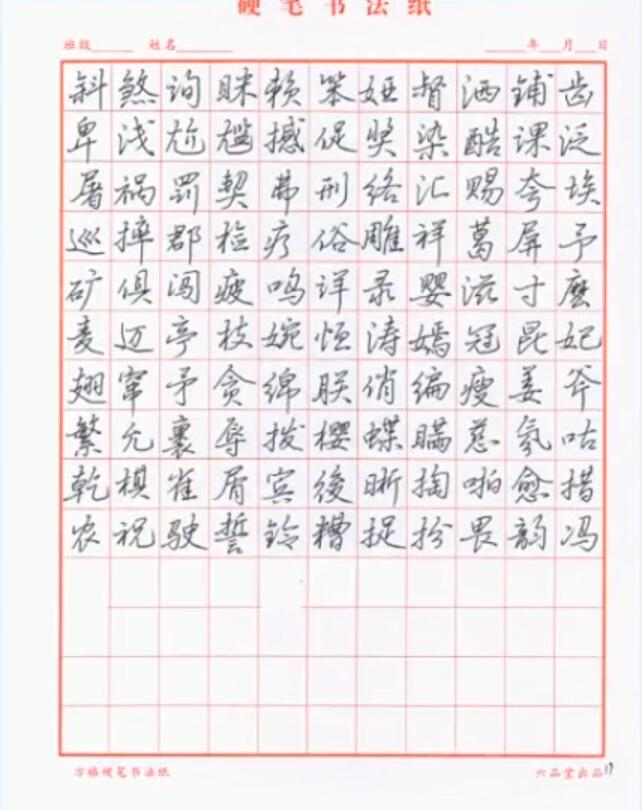
#> input picture 17-超大图像二值化/超大图像二值化/example.jpg, 642 x 810 px
$ python '超大图像二值化.py'
#> lines starting #> are read from the running program, lines starting #| are printed output that depends on the picture; after the words box and inside, x2 and y2 are one past the last pixel; in counts of white or black regions, pixels touching at a corner belong together
#> further down, src is the input picture: shape (810, 642, 3); mean B, G, R 234.7, 233.2, 238.2
import cv2 as cv
import numpy as np


# 分块求图像二值化(全局阀值)
def big_image_binary(image):
    # print(image.shape)
    cw = 256  # 确定 小块 的宽、高
    ch = 256
    h, w = image.shape[:2]
    gray = cv.cvtColor(image, cv.COLOR_BGR2GRAY)
    for row in range(0, h, ch):
        for col in range(0, w, cw):
            roi = gray[row:row+ch, col:col+cw]
            ret, dst = cv.threshold(roi, 0, 255, cv.THRESH_BINARY | cv.THRESH_OTSU)  # 注意返回两个参数
            gray[row:row + ch, col:col + cw] = dst
            print(np.std(dst), np.mean(dst))  # 求取每一小块矩阵 的标准差、均值
    cv.imwrite("QuanJu1.jpg", gray)


# 分块求图像二值化(局部阀值)(优)
def local_image_binary(image):
    # print(image.shape)
    cw = 256  # 确定 小块 的宽、高
    ch = 256
    h, w = image.shape[:2]
    gray = cv.cvtColor(image, cv.COLOR_BGR2GRAY)
    for row in range(0, h, ch):
        for col in range(0, w, cw):
            roi = gray[row:row+ch, col:col+cw]
            dst = cv.adaptiveThreshold(roi, 255, cv.ADAPTIVE_THRESH_MEAN_C, cv.THRESH_BINARY, 127, 10)  # 注意返回一个参数
            gray[row:row + ch, col:col + cw] = dst
            print(np.std(dst), np.mean(dst))  # 求取每一小块矩阵 的标准差、均值
    cv.imwrite("JuBu2.jpg", gray)


# 分块求图像二值化(全局阀值)(方差小于某个值时，统一一个颜色)
def local_image_binary_1(image):
    # print(image.shape)
    cw = 256  # 确定 小块 的宽、高
    ch = 256
    h, w = image.shape[:2]
#> h = 810; w = 642
    gray = cv.cvtColor(image, cv.COLOR_BGR2GRAY)
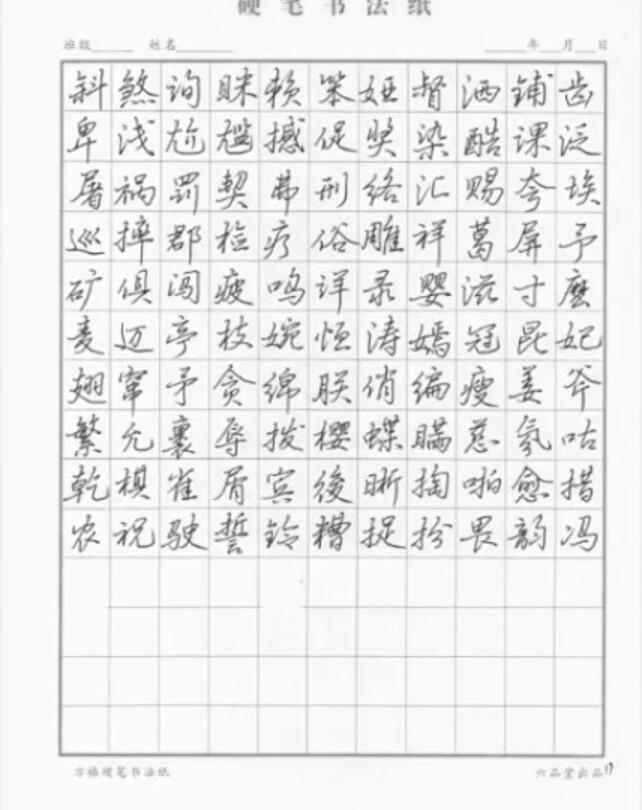
#> gray: shape (810, 642); min 64, max 255, mean 234.9
    for row in range(0, h, ch):
        for col in range(0, w, cw):
            roi = gray[row:row+ch, col:col+cw]
            print(np.std(roi), np.mean(roi))  # 求取每一小块矩阵 的标准差、均值
            if np.std(roi) < 15:
                gray[row:row + ch, col:col + cw] = 255
            else:
                ret, dst = cv.threshold(roi, 0, 255, cv.THRESH_BINARY | cv.THRESH_OTSU)
                gray[row:row + ch, col:col + cw] = dst
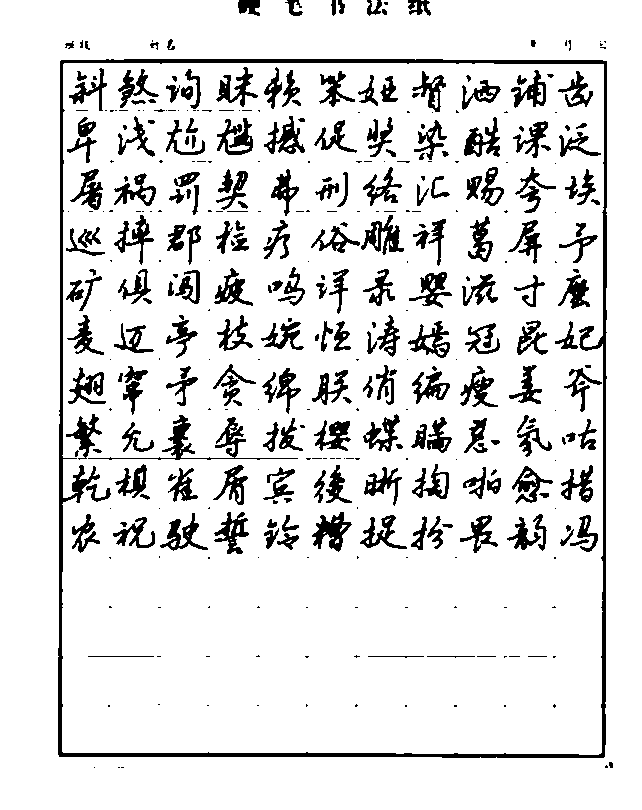
#> gray: shape (810, 642); 87.7% white; 399 black regions (177 under 20 px), largest, box (x1, y1, x2, y2) and area: (58, 59, 607, 758) 9540, (88, 415, 298, 460) 1243, (312, 512, 352, 552) 751
#> roi: shape (42, 130); every value is 255
    cv.imwrite("example1.jpg", gray)


print("-----------Python OpenCv Study--------------")
src = cv.imread("example.jpg")

# big_image_binary(src)
local_image_binary_1(src)

cv.waitKey(0)
#> (the run stopped early here; a loop or call above may not have finished)

$ run again, with 17-超大图像二值化/超大图像二值化/JuBu.jpg copied over 17-超大图像二值化/超大图像二值化/example.jpg
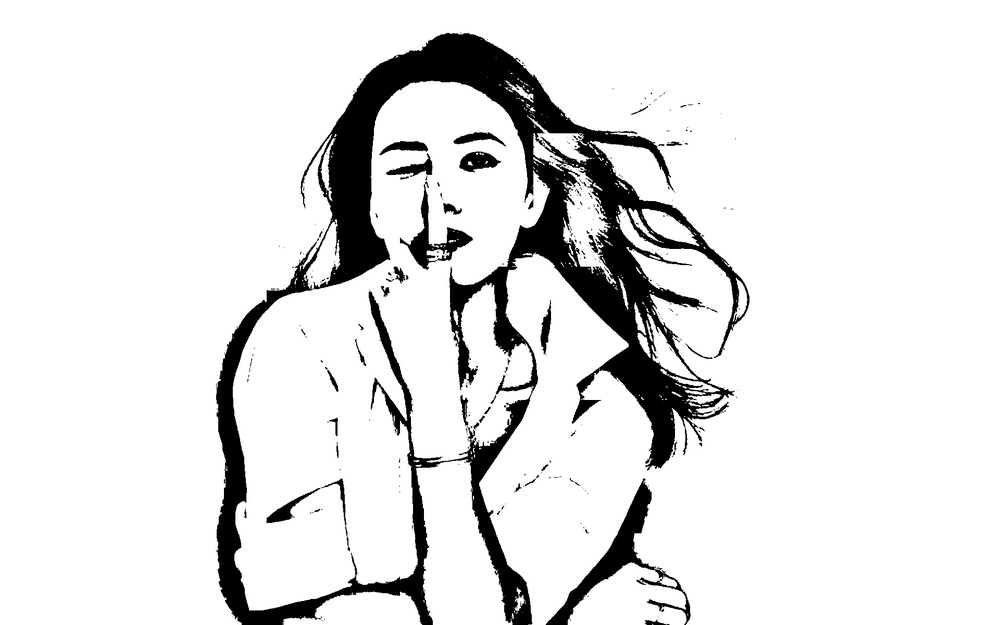
#> input picture 17-超大图像二值化/超大图像二值化/JuBu.jpg, 1000 x 625 px, shrunk from 1920 x 1200 before the run
#> src is the input picture: shape (625, 1000, 3); min 0, max 255, mean 227.4
#> after the loop in local_image_binary_1, `for row in range(0, h, ch):`:
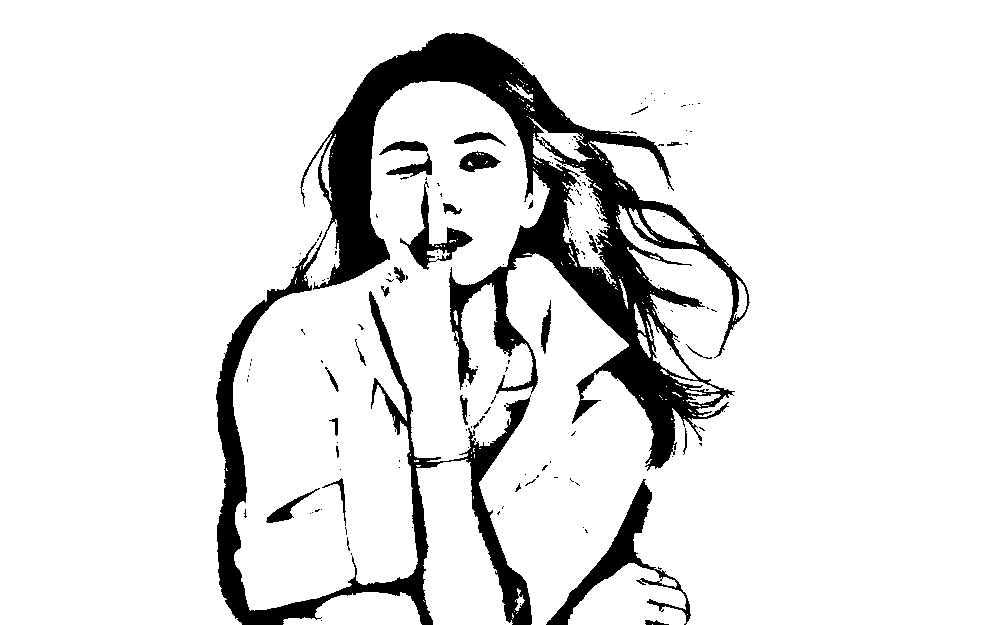
#> gray: shape (625, 1000); 89.2% white; 162 black regions (134 under 20 px), largest, box (x1, y1, x2, y2) and area: (216, 33, 750, 625) 58803, (546, 479, 691, 625) 3480, (400, 181, 473, 270) 1409

$ run again, with 17-超大图像二值化/超大图像二值化/JuBu1.jpg copied over 17-超大图像二值化/超大图像二值化/example.jpg
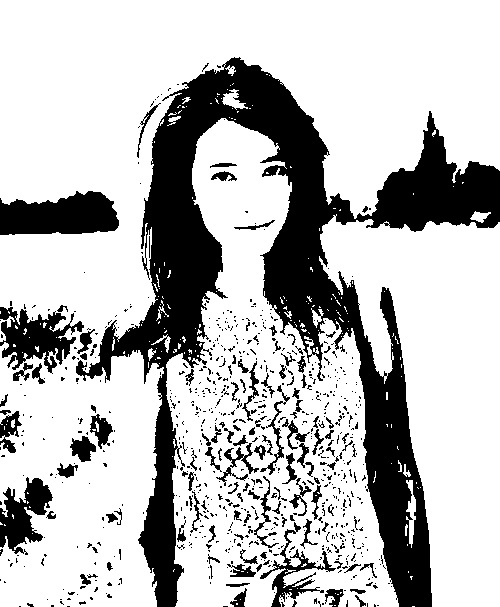
#> input picture 17-超大图像二值化/超大图像二值化/JuBu1.jpg, 500 x 607 px
#> src is the input picture: shape (607, 500, 3); min 0, max 255, mean 188
#> after the loop in local_image_binary_1, `for row in range(0, h, ch):`:
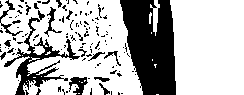
#> roi: shape (95, 244); 71.4% white; 128 black regions (110 under 20 px), largest, box (x1, y1, x2, y2) and area: (120, 0, 176, 95) 3936, (4, 10, 80, 95) 1260, (69, 77, 88, 95) 193
